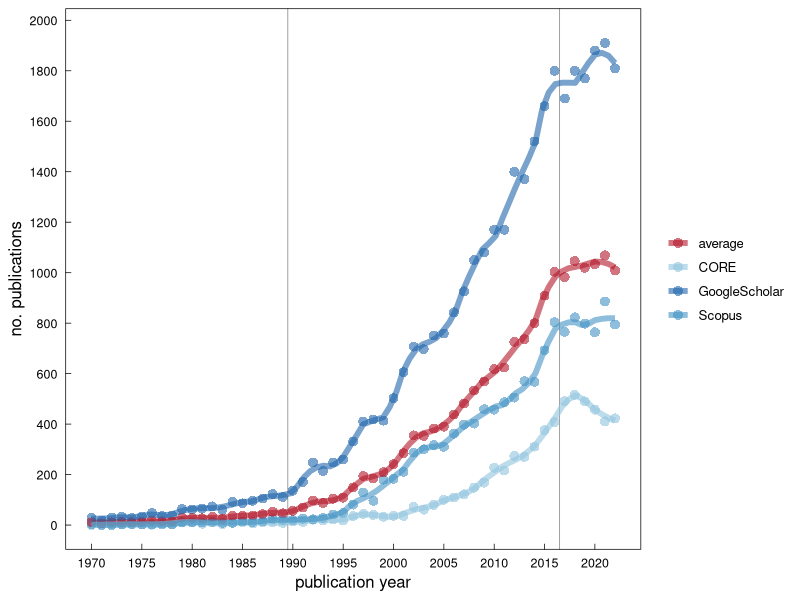

Write the R code that produced this figure.
#### this script is for plotting scholarly citations 
#### tentatively figure 1 in the manuscript
#### of data from the project entitled "Global research priorities for historical ecology to inform conservation"
#### known colloquially as HE 20Qs 


library(ggplot2)      # plotting and viz
library(ggthemes)     # helpful ggplot themes
library(RColorBrewer) # pretty colors
library(plyr)         # legacy df manipulation
library(dplyr)        # variable grouping and manipulation
library(tidyr)        # gathering and spreading
library(patchwork)


# custom ggplot theme
themeKV <- theme_few()+
  theme(strip.background = element_blank(),
        axis.line = element_blank(),
        axis.text.x = element_text(colour = "black", margin = margin(0.2, unit = "cm")),
        axis.text.y = element_text(colour = "black", margin = margin(c(1, 0.2), unit = "cm")),
        axis.ticks.x = element_line(colour = "black", size=.25), 
        axis.ticks.y = element_line(colour = "black", size=.25),
        axis.ticks.length=unit(-0.15, "cm"), 
        element_line(colour = "black", size=.5),
        panel.border = element_rect(colour = "black", fill=NA, size=.5),
        legend.title=element_blank(),
        strip.text=element_text(hjust=0))


#### read in citation data
## query for {"historical ecology" OR "historical ecological"} annually from 1970-present
## tabulating the counts from 
## Google Scholar - scholar.google.com/ 
## CORE - core.ac.uk/
## Scopus - www.scopus.com/
## for queries like this:
## https://scholar.google.com/scholar?q=%22historical+ecology%22&hl=en&as_sdt=0%2C10&as_ylo=2022&as_yhi=2022


# setwd("/Users/kylevanhoutan/historical_20Qs/")
df <- read.csv('data/citations2.csv')
# calculate average of 3 search engines
df <- df %>% rowwise() %>% 
  mutate(average = mean(c_across(c('GoogleScholar', 'CORE', 'Scopus')), na.rm=TRUE)) 
# gather data into tall db
cites <- gather(df, key="SOURCE", value="CITES", 2:5)

## calendar years that wish to use as demarcations in the citation time series 
vlines <- c(1989.5,2016.5) 

## make plot
ggplot(cites, aes(x = YEAR, y = CITES, group = SOURCE, color = SOURCE)) +
  themeKV + 
  theme(#axis.title.x=element_blank(),
        axis.text.y = element_text(size = 9),
        axis.text.x = element_text(size = 9)) + 
  geom_vline(xintercept = vlines, alpha = 0.5, size = 0.25, color = "#000000") +
  geom_point(size = 3, shape = 16, alpha = 0.6) +
  scale_fill_manual(values=c("#b2182b", "#92c5de", "#2166ac", "#4393c3")) + 
  geom_line(aes(color=SOURCE), stat="smooth", method = "loess", formula = y ~ x, span = 0.15, 
            se = FALSE, size = 2, alpha = 0.6)  +
  scale_color_manual(values=c("#b2182b", "#92c5de", "#2166ac", "#4393c3")) + 
  scale_y_continuous(breaks = seq(0, 2000, by = 200), limits = c(0,1950)) +
  scale_x_continuous(breaks = seq(1970, 2020, by = 5), limits = c(1970,2022)) +
  ylab("no. publications") +
  xlab("publication year")
